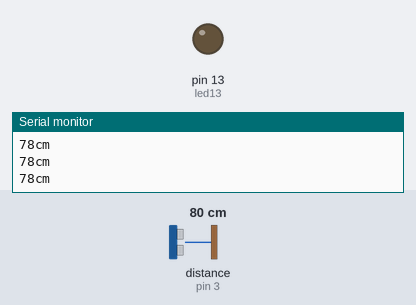
Bench run of a sketch on a simulated Arduino Nano, built with avr-gcc and run on an emulated ATmega328P. Shown: output pins drawn as LEDs (lit = HIGH), the last lines printed to the serial monitor. Wiring (inferred from the names in the program): ultrasonic range finder: trigger pin 2; echo pin 3. The inputs (shaded band) are chosen by the test bench; at power-on: distance to the obstacle (sensor on pin 3) 80 cm. The echo pulse lasts 58.3 µs per cm; pins used as bus, display or sensor lines are not drawn.

Above: at 1.2 s.
1.3 s: distance to the obstacle (sensor on pin 3) set to 23 cm
4.3 s: distance to the obstacle (sensor on pin 3) set to 18 cm
At 4.8 s:
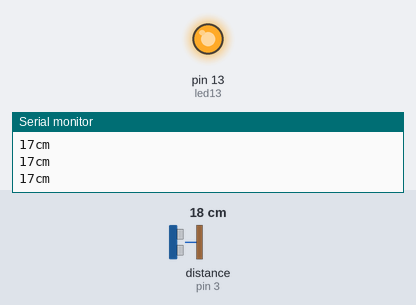
5.8 s: distance to the obstacle (sensor on pin 3) set to 35 cm
At 7.1 s:
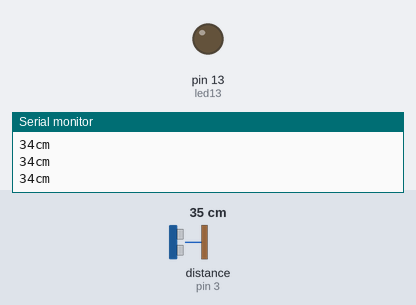
8.8 s: distance to the obstacle (sensor on pin 3) set to 2 cm
At 9.4 s:
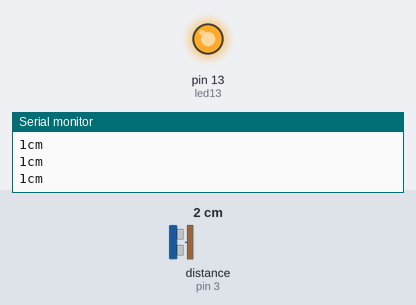
Timing chart, 0 to 11.3 s (numbered marks = the images above; inputs shaded):
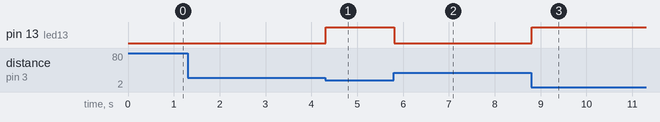

The sketch:

SRF05-NaNo.ino
```cpp
#define led13 13
const int trig = 2;
const int echo = 3;
void setup()
{
    pinMode(led13,OUTPUT);
    Serial.begin(9600);
    pinMode(trig,OUTPUT);
    pinMode(echo,INPUT);
}

void loop()
{
    unsigned long duration; // biến đo thời gian
    int distance;
    digitalWrite(trig,0);   // tắt chân trig
    delayMicroseconds(2);
    digitalWrite(trig,1);   // phát xung từ chân trig
    delayMicroseconds(5);   // xung có độ dài 5 microSeconds
    digitalWrite(trig,0);   // tắt chân trig

    /* Tính toán thời gian */
    // Đo độ rộng xung HIGH ở chân echo.
    duration = pulseIn(echo,HIGH);
    // Tính khoảng cách đến vật.
    distance = int(duration/2/29.412);
  Serial.print(distance);Serial.println("cm");
  if(distance<20) digitalWrite(led13,1);else digitalWrite(led13,0);
}
```

Measured:
- the behaviour switches between 21 and 20 cm on distance to the obstacle (sensor on pin 3) (found by bisection; images 0 and 1)
- after the input at 4.3 s, pin 13 (led13): LOW → HIGH at once
- after the input at 5.8 s, pin 13 (led13): HIGH → LOW at once
- after the input at 8.8 s, pin 13 (led13): LOW → HIGH at once
